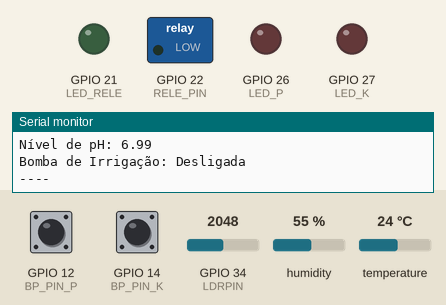
This sketch was run on a simulated ESP32. On the bench: switched loads named in the sketch (green lamp = pin HIGH), output pins drawn as LEDs (lit = HIGH), the last lines printed to the serial monitor. The inputs (shaded band) are chosen by the test bench; at power-on: humidity 55 %, GPIO 12 (BP_PIN_P) HIGH, GPIO 14 (BP_PIN_K) HIGH, GPIO 34 (LDRPIN) = 2048, temperature 24 °C. WiFi joins after 1.5 s; servers stay silent unless stated; random numbers use the default seed unless the sketch sets one; no MQTT or app messages arrive unless stated.

Above: at 2.7 s.
2.8 s: humidity set to 51 %
5.5 s: humidity set to 48 %
At 6.2 s:
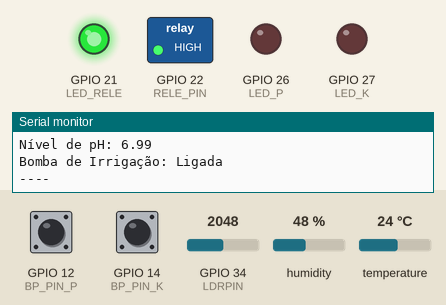
8.2 s: GPIO 12 (BP_PIN_P) pulled LOW for 2.35 s
At 10.8 s:
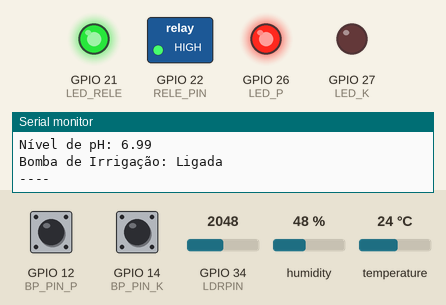
12.0 s: GPIO 14 (BP_PIN_K) pulled LOW for 2.35 s
At 14.2 s:
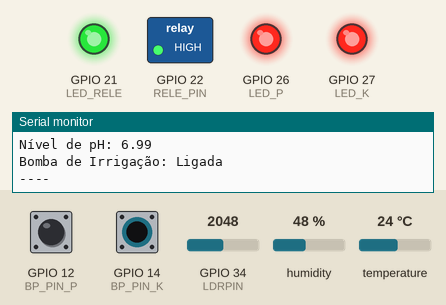
15.8 s: GPIO 12 (BP_PIN_P) pulled LOW for 2.35 s
At 18.8 s:
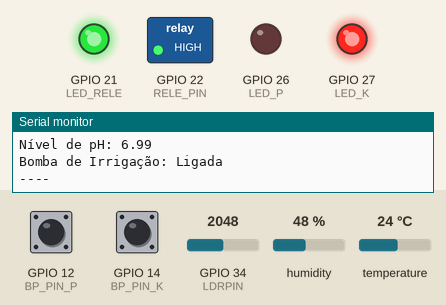
Timing chart, 0 to 20.3 s (numbered marks = the images above; inputs shaded):
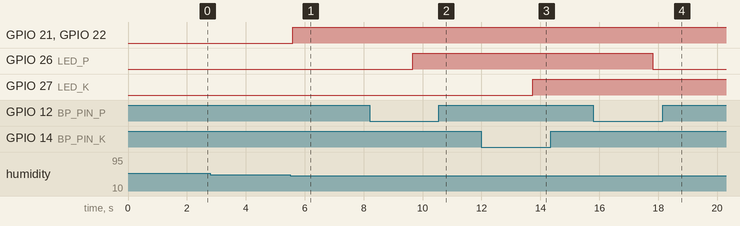

The sketch:

sketch.ino
```cpp
#include <WiFi.h>            // Biblioteca para se conectar ao WiFi
#include <PubSubClient.h>    // Biblioteca para se conectar a um broker MQTT
#include <DHT.h>             // Biblioteca para manipular o sensor DHT22 (temperatura e umidade)

// Credenciais para acesso à rede WiFi e ao broker MQTT
const char* ssid = "Wokwi-GUEST";        // Nome da rede WiFi
const char* password = "";               // Senha da rede WiFi (não há senha neste caso)
const char* mqtt_server = "test.mosquitto.org";  // Endereço do servidor MQTT (broker)

WiFiClient WOKWI_Client;                 // Cria um cliente WiFi
PubSubClient client(WOKWI_Client);       // Cria um cliente MQTT usando o cliente WiFi

// Definição dos pinos para sensores e atuadores
#define DHTPIN 4        // Pino GPIO onde o sensor DHT22 está conectado
#define DHTTYPE DHT22   // Tipo do sensor DHT
#define LDRPIN 34       // Pino GPIO onde o LDR está conectado (simulando sensor de pH)
#define BP_PIN_P 12     // Pino GPIO do botão para o nutriente P
#define BP_PIN_K 14     // Pino GPIO do botão para o nutriente K
#define LED_P 26        // Pino GPIO do LED para indicar a necessidade do nutriente P
#define LED_K 27        // Pino GPIO do LED para indicar a necessidade do nutriente K
#define LED_RELE 21     // Pino GPIO do LED para indicar o estado do relé de irrigação
#define RELE_PIN 22     // Pino GPIO do relé que controla a bomba de irrigação

// Inicializa o sensor DHT no pino definido
DHT dht(DHTPIN, DHTTYPE);

// Variáveis globais
bool button_P = false;       // Estado do botão P
bool button_K = false;       // Estado do botão K
int led_P_state = LOW;       // Estado do LED do nutriente P
int led_K_state = LOW;       // Estado do LED do nutriente K
int led_Rele_state = LOW;    // Estado do LED do relé de irrigação
float pHLevelIntermediario;  // Valor intermediário para o cálculo do pH
bool nutrientP = false;      // Indica se o nutriente P é necessário
bool nutrientK = false;      // Indica se o nutriente K é necessário
float umidade = 0.0;         // Valor da umidade do solo
bool releState = false;      // Estado do relé

// Função para configurar a conexão WiFi
void setup_wifi() {
  delay(10);
  Serial.println();
  Serial.print("Connecting to ");
  Serial.println(ssid);

  WiFi.mode(WIFI_STA);             // Configura o ESP32 para modo station (conectar-se à rede)
  WiFi.begin(ssid, password);      // Inicia a conexão WiFi

  // Espera a conexão ser estabelecida
  while (WiFi.status() != WL_CONNECTED) {
    delay(500);
    Serial.print(".");
  }

  Serial.println("");
  Serial.println("WiFi connected");
  Serial.println("IP address: ");
  Serial.println(WiFi.localIP());  // Exibe o endereço IP atribuído pelo roteador
}

// Função para reconectar ao broker MQTT caso a conexão seja perdida
void reconnect() {
  // Continua tentando até conseguir se reconectar
  while (!client.connected()) {
    Serial.print("Attempting MQTT connection...");

    if (client.connect("WOKWI_Client")) {  // Tenta conectar ao broker MQTT
      Serial.println("connected");
    } else {
      Serial.print("failed, rc=");
      Serial.print(client.state());
      Serial.println(" try again in 5 seconds");
      delay(5000); // Aguarda 5 segundos antes de tentar novamente
    }
  }
}

// Configuração inicial dos componentes
void setup() {
  Serial.begin(115200);  // Inicializa a comunicação serial com taxa de 115200 bps

  randomSeed(analogRead(0));  // Inicializa o gerador de números aleatórios (usado para simular dados de irrigação)

  setup_wifi();  // Configura o WiFi
  client.setServer(mqtt_server, 1883);  // Define o servidor MQTT e a porta

  // Inicialização dos pinos como entrada/saída
  pinMode(BP_PIN_P, INPUT_PULLUP);  // Botão com pull-up interno (evita leitura flutuante)
  pinMode(BP_PIN_K, INPUT_PULLUP);
  pinMode(LED_P, OUTPUT);           // LED do nutriente P como saída
  pinMode(LED_K, OUTPUT);
  pinMode(LED_RELE, OUTPUT);
  pinMode(LDRPIN, INPUT);           // LDR como entrada
  pinMode(RELE_PIN, OUTPUT);
  digitalWrite(RELE_PIN, LOW);      // Relé inicialmente desligado

  dht.begin();  // Inicializa o sensor DHT

}

// Loop principal que mantém o sistema em funcionamento
void loop() {
  if (!client.connected()) {
    reconnect();  // Reconecta ao broker MQTT, caso não esteja conectado
  }
  client.loop();  // Mantém a conexão MQTT ativa

  // Leitura dos botões com debounce
  if (digitalRead(BP_PIN_P) == LOW) {
    delay(50);  // Delay de debounce para evitar leituras falsas
    if (digitalRead(BP_PIN_P) == LOW) {
      led_P_state = !led_P_state;  // Alterna o estado do LED do nutriente P
      nutrientP = led_P_state;     // Atualiza o estado do nutriente P
      digitalWrite(LED_P, led_P_state);  // Atualiza o LED
    }
  }

  if (digitalRead(BP_PIN_K) == LOW) {
    delay(50);
    if (digitalRead(BP_PIN_K) == LOW) {
      led_K_state = !led_K_state;  // Alterna o estado do LED do nutriente K
      nutrientK = led_K_state;     // Atualiza o estado do nutriente K
      digitalWrite(LED_K, led_K_state);  // Atualiza o LED
    }
  }

  // Leitura do sensor DHT22 (umidade)
  float umidade = dht.readHumidity();
  if (isnan(umidade)) {
    Serial.println("Falha na leitura do sensor DHT22!");
    return;  // Sai do loop caso a leitura falhe
  }

  // Leitura do sensor DHT22 (temperatura)
  float temperatura = dht.readTemperature();
  if (isnan(temperatura)) {
    Serial.println("Falha na leitura do sensor DHT22!");
    return;
  }

  // Leitura do LDR (simulando pH)
  int ldrValue = analogRead(LDRPIN);

  // Conversão do valor lido para o nível de pH (ajustar conforme necessário)
  pHLevelIntermediario = map(ldrValue, 4063, 32, 0, 1400);
  float pHLevel = pHLevelIntermediario / 100.00;

  // Lógica para determinar se a irrigação deve ser ativada
  if (shouldIrrigate(nutrientP, nutrientK, pHLevel, umidade, temperatura)) {
    digitalWrite(RELE_PIN, HIGH); // Liga a bomba de irrigação
    digitalWrite(LED_RELE, HIGH); // Acende o LED
  } else {
    digitalWrite(RELE_PIN, LOW); // Desliga a bomba de irrigação
    digitalWrite(LED_RELE, LOW); // Apaga o LED
  }

  // Exibição dos dados coletados no Monitor Serial
  Serial.print("Nutriente P: "); Serial.println(nutrientP);
  Serial.print("Nutriente K: "); Serial.println(nutrientK);
  Serial.print("Umidade do Solo: "); Serial.print(umidade); Serial.println("%");
  Serial.print("Temperatura: "); Serial.print(temperatura); Serial.println("°C");
  Serial.print("Nível de pH: "); Serial.println(pHLevel);
  Serial.print("Bomba de Irrigação: "); Serial.println(digitalRead(RELE_PIN) == HIGH ? "Ligada" : "Desligada");
  Serial.println("----");

  // Gera valor de irrigação aleatório se o relé estiver ligado, senão 0
  float irrigacao = digitalRead(RELE_PIN) == HIGH ? random(50, 151) : 0;

  // Publica os dados coletados no broker MQTT
  publish_data(umidade, temperatura, pHLevel, nutrientP, nutrientK, irrigacao);

  delay(2000); // Aguarda 2 segundos antes da próxima leitura
}

// Função para decidir se a irrigação deve ser ativada
bool shouldIrrigate(bool nP, bool nK, float pH, float umidade, float temperatura) {
  // Regras funcionais para a irrigação:
  // - A irrigação é ativada se a umidade estiver abaixo de 50%
  // - Se o nutriente P ou K for necessário
  // - Se o nível de pH estiver fora da faixa ideal (5.00 a 7.00)
  // - Se a temperatura estiver acima de 30°C (indicando alta evapotranspiração)
  // - Ou se a temperatura estiver abaixo de 10°C (indicando necessidade de regulação)
  return (umidade < 50.0 || nP || nK || pH < 5.00 || pH > 7.00 || temperatura > 30.0 || temperatura < 10.0);
}

// Função para publicar dados no broker MQTT
void publish_data(float umidade, float temperatura, float pH, bool nP, bool nK, float irrigacao) {
  char message[256];
  snprintf(message, sizeof(message),
           "{\"Umidade do Solo\": %.2f, \"Temperatura\": %.2f, \"PH\": %.2f, \"Nutriente P\": %s, \"Nutriente K\": %s, \"Irrigacao\": %.2f}",
           umidade, temperatura, pH, nP ? "true" : "false", nK ? "true" : "false", irrigacao);

  client.publish("farmtech/monitoramento", message);  // Publica a mensagem no tópico do MQTT
}
```

Measured:
- the behaviour switches between 50 and 49 % on humidity (found by bisection; images 0 and 1)
- after the input at 5.5 s, GPIO 21 (LED_RELE), GPIO 22 (RELE_PIN): LOW → HIGH after 0.09 s
- after the input at 8.2 s, GPIO 26 (LED_P): LOW → HIGH after 1.5 s
- after the input at 12.0 s, GPIO 27 (LED_K): LOW → HIGH after 1.7 s
- after the input at 15.8 s, GPIO 26 (LED_P): HIGH → LOW after 2.0 s
